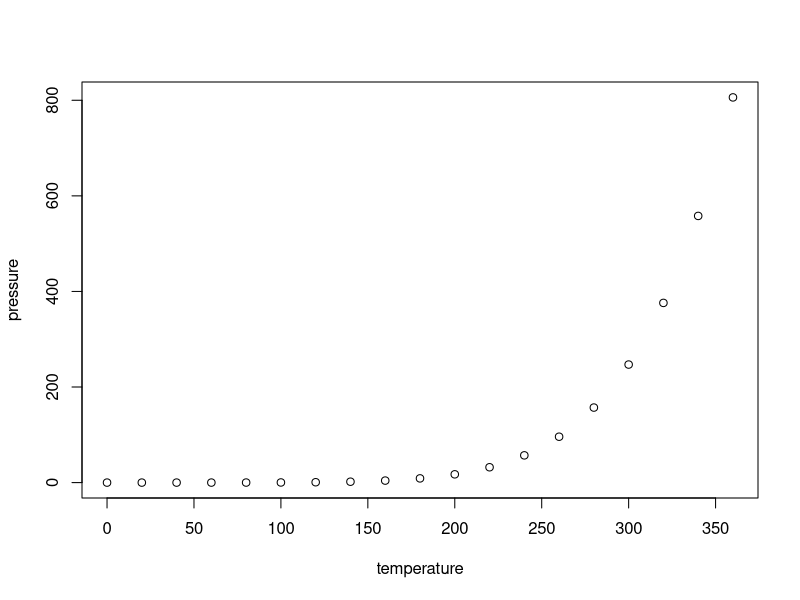
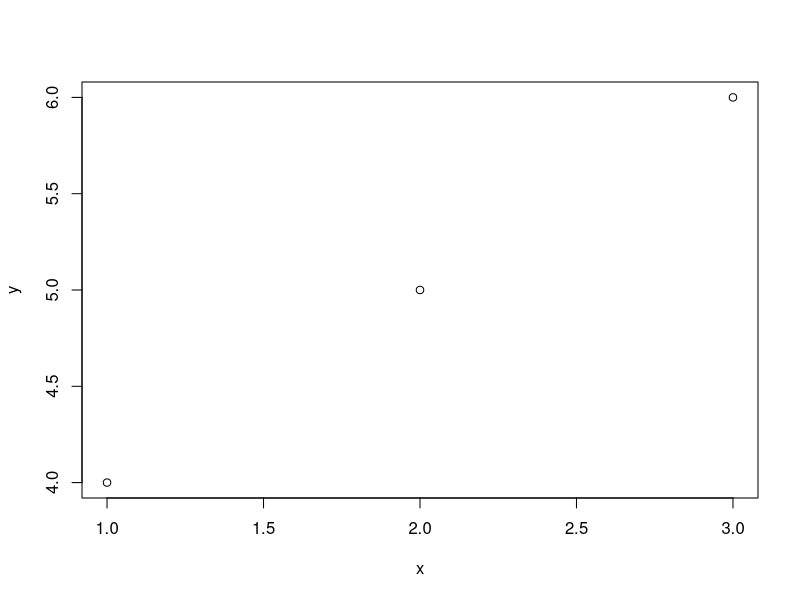
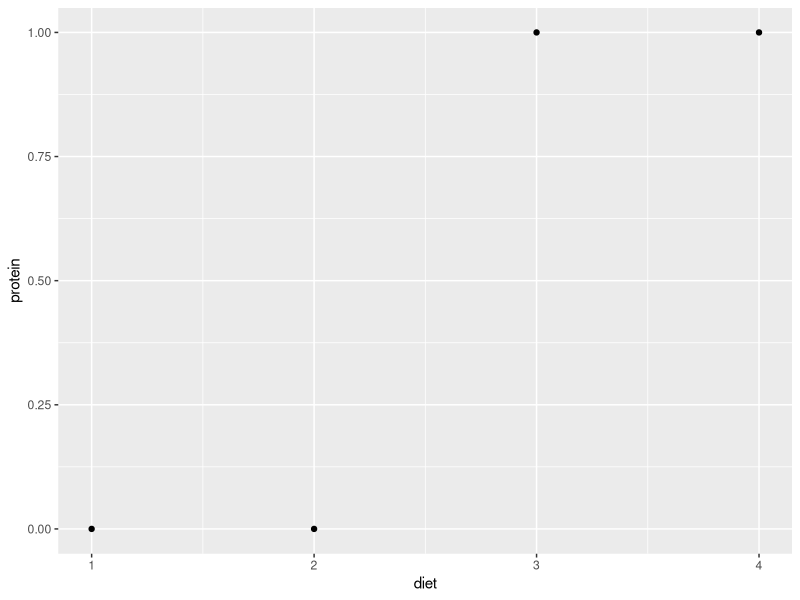
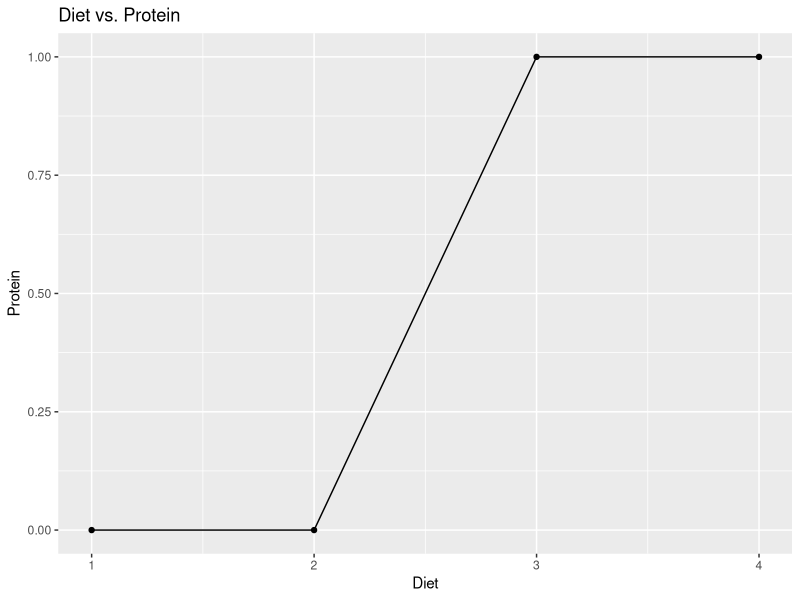
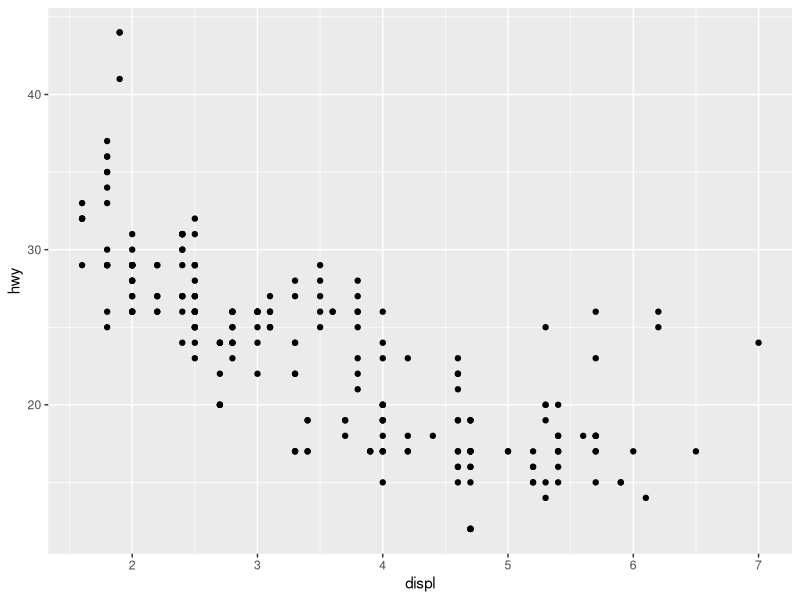
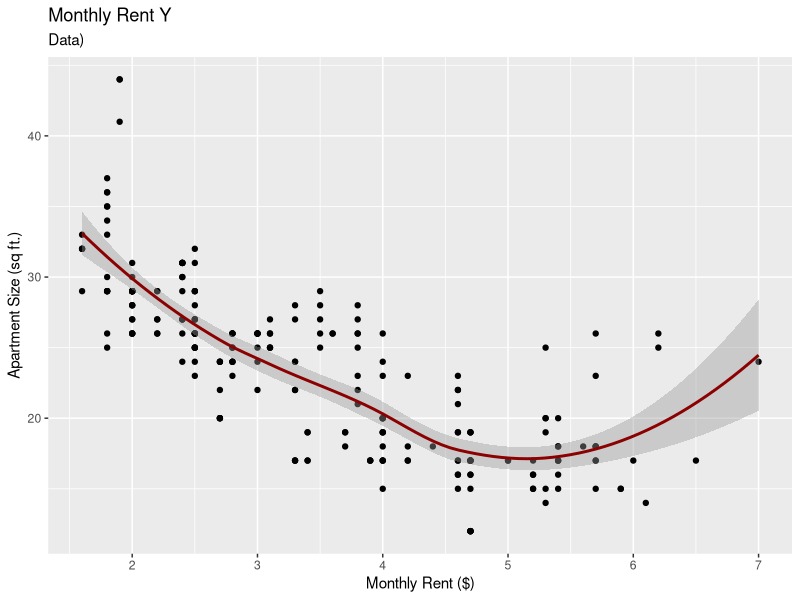

The R source for these figures, in order:
## ---- chunk 1
#library(tidyverse)
library(ggplot2)
library(dplyr)
library(stringr)
## ---- chunk 2
knitr::opts_chunk$set(echo = TRUE)
## ---- chunk 3
summary(cars)
## ---- chunk 4
plot(pressure)
## ---- chunk 5
# Return the sum of two input variales
f<-function(x,y) {
z<-x+y
return(z)
 }
 f(10,2)
## ---- chunk 6
f<-function(x,y) {
z<-x+y
return(z)
 }
 f(2,2)
## ---- chunk 7
x=c(1,2,3)
y=c(4,5,6)
plot(x,y)
## ---- chunk 8
diets <- data.frame ('diet'=1:4, 'protein'=c(0,0,1,1), 'vitamin'=c(0,1,0,1))
print(diets)
qplot(data=diets, x=diet, y=protein)
qplot(data=diets, x=diet, y=protein, geom=c("point","line"),xlab="Diet", ylab="Protein", main="Diet vs. Protein")
## ---- chunk 9
qplot(x = displ, y = hwy, data = mpg)
## ---- chunk 10
print(mpg, eval=TRUE)
## ---- chunk 11
teams <- c("Fal1cons", "Cardinals", "Seah1awks", "Vikings", "Bro1nco", "Patrio1ts") 
 
teams_clean <- gsub("1", "", teams)
 
print(teams_clean)
str_sub('Marya1984', start=1,end=5)

dataset <- c(3, 5, -2, 49, 10)
mean(dataset)
var(dataset)
## ---- chunk 12
 ggplot(data=mpg, aes(x=displ, y=hwy)) +
       geom_point() + 
       geom_smooth(color="darkred") +
       labs(title="Monthly Rent Y", subtitle="Data)", x="Monthly Rent ($)", y="Apartment Size (sq ft.)")
